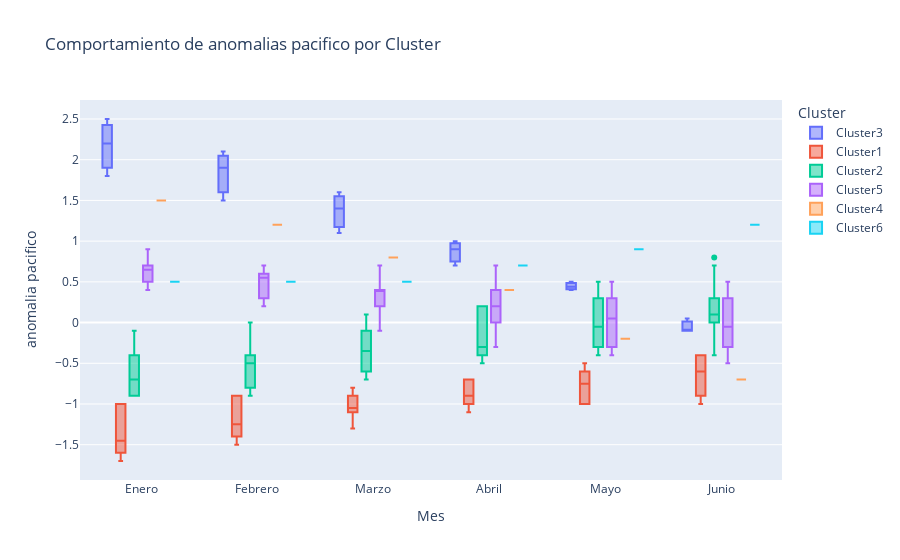

This figure's notebook cell:
### Code cell
meses_orden = ["Enero", "Febrero", "Marzo", "Abril", "Mayo", "Junio"]
df_melted['Mes'] = pd.Categorical(df_melted['Mes'], categories=meses_orden, ordered=True)

# Graficar la serie de tiempo
fig = px.box(df_melted, x='Mes', y='a_pacifico', color='ClusterPacifico', 
              labels={'Mes': 'Mes', 'a_pacifico': 'anomalia pacifico', 'ClusterPacifico': 'Cluster'},
              title='Comportamiento de anomalias pacifico por Cluster')

fig.show()

### Figure 1 — Plotly figure (JSON) as saved in the notebook; plotly's stock layout.template omitted (floating-point values rounded to 4 significant figures)
{"data": [{"alignmentgroup": "True", "hovertemplate": "Cluster=Cluster3<br>Mes=%{x}<br>anomalia pacifico=%{y}<extra></extra>", "legendgroup": "Cluster3", "marker": {"color": "#636efa"}, "name": "Cluster3", "notched": false, "offsetgroup": "Cluster3", "orientation": "v", "showlegend": true, "type": "box", "x": ["Enero", "Enero", "Enero", "Febrero", "Febrero", "Febrero", "Marzo", "Marzo", "Marzo", "Abril", "Abril", "Abril", "Mayo", "Mayo", "Mayo", "Junio", "Junio", "Junio"], "x0": " ", "xaxis": "x", "y": [2.2, 2.5, 1.8, 1.9, 2.1, 1.5, 1.4, 1.6, 1.1, 1, 0.9, 0.7, 0.5, 0.4, 0.44, -0.1, -0.1, 0.05], "y0": " ", "yaxis": "y"}, {"alignmentgroup": "True", "hovertemplate": "Cluster=Cluster1<br>Mes=%{x}<br>anomalia pacifico=%{y}<extra></extra>", "legendgroup": "Cluster1", "marker": {"color": "#EF553B"}, "name": "Cluster1", "notched": false, "offsetgroup": "Cluster1", "orientation": "v", "showlegend": true, "type": "box", "x": ["Enero", "Enero", "Enero", "Enero", "Enero", "Enero", "Febrero", "Febrero", "Febrero", "Febrero", "Febrero", "Febrero", "Marzo", "Marzo", "Marzo", "Marzo", "Marzo", "Marzo", "Abril", "Abril", "Abril", "Abril", "Abril", "Abril", "Mayo", "Mayo", "Mayo", "Mayo", "Mayo", "Mayo", "Junio", "Junio", "Junio", "Junio", "Junio", "Junio"], "x0": " ", "xaxis": "x", "y": [-1.5, -1.7, -1.6, -1.4, -1, -1, -1.3, -1.4, -1.5, -1.2, -0.9, -0.9, -1.1, -1.1, -1.3, -0.9, -0.8, -1, -1, -0.8, -1, -0.7, -0.7, -1.1, -1, -0.7, -0.8, -0.6, -0.5, -1, -1, -0.6, -0.6, -0.4, -0.4, -0.9], "y0": " ", "yaxis": "y"}, {"alignmentgroup": "True", "hovertemplate": "Cluster=Cluster2<br>Mes=%{x}<br>anomalia pacifico=%{y}<extra></extra>", "legendgroup": "Cluster2", "marker": {"color": "#00cc96"}, "name": "Cluster2", "notched": false, "offsetgroup": "Cluster2", "orientation": "v", "showlegend": true, "type": "box", "x": ["Enero", "Enero", "Enero", "Enero", "Enero", "Enero", "Enero", "Enero", "Enero", "Enero", "Febrero", "Febrero", "Febrero", "Febrero", "Febrero", "Febrero", "Febrero", "Febrero", "Febrero", "Febrero", "Marzo", "Marzo", "Marzo", "Marzo", "Marzo", "Marzo", "Marzo", "Marzo", "Marzo", "Marzo", "Abril", "Abril", "Abril", "Abril", "Abril", "Abril", "Abril", "Abril", "Abril", "Abril", "Mayo", "Mayo", "Mayo", "Mayo", "Mayo", "Mayo", "Mayo", "Mayo", "Mayo", "Mayo", "Junio", "Junio", "Junio", "Junio", "Junio", "Junio", "Junio", "Junio", "Junio", "Junio"], "x0": " ", "xaxis": "x", "y": [-0.7, -0.1, -0.9, -0.8, -0.9, -0.4, -0.4, -0.3, -0.9, -0.7, -0.5, 0, -0.8, -0.8, -0.7, -0.4, -0.5, -0.2, -0.9, -0.4, -0.4, 0.1, -0.6, -0.6, -0.6, -0.3, -0.3, 0.1, -0.7, -0.1, -0.3, 0.2, -0.4, -0.3, -0.5, -0.3, 0, 0.2, -0.5, 0.2, -0.3, 0.4, -0.1, 0, -0.3, -0.4, 0.2, 0.3, -0.2, 0.5, -0.1, 0.7, 0, 0.3, 0, -0.4, 0.2, 0.3, 0, 0.8], "y0": " ", "yaxis": "y"}, {"alignmentgroup": "True", "hovertemplate": "Cluster=Cluster5<br>Mes=%{x}<br>anomalia pacifico=%{y}<extra></extra>", "legendgroup": "Cluster5", "marker": {"color": "#ab63fa"}, "name": "Cluster5", "notched": false, "offsetgroup": "Cluster5", "orientation": "v", "showlegend": true, "type": "box", "x": ["Enero", "Enero", "Enero", "Enero", "Enero", "Enero", "Febrero", "Febrero", "Febrero", "Febrero", "Febrero", "Febrero", "Marzo", "Marzo", "Marzo", "Marzo", "Marzo", "Marzo", "Abril", "Abril", "Abril", "Abril", "Abril", "Abril", "Mayo", "Mayo", "Mayo", "Mayo", "Mayo", "Mayo", "Junio", "Junio", "Junio", "Junio", "Junio", "Junio"], "x0": " ", "xaxis": "x", "y": [0.9, 0.4, 0.6, 0.7, 0.7, 0.5, 0.6, 0.3, 0.6, 0.2, 0.7, 0.5, 0.4, 0.2, 0.4, -0.1, 0.7, 0.4, 0, 0.2, 0.4, -0.3, 0.7, 0.2, -0.3, 0.2, 0.3, -0.4, 0.5, -0.1, -0.2, 0.3, 0.1, -0.5, 0.5, -0.3], "y0": " ", "yaxis": "y"}, {"alignmentgroup": "True", "hovertemplate": "Cluster=Cluster4<br>Mes=%{x}<br>anomalia pacifico=%{y}<extra></extra>", "legendgroup": "Cluster4", "marker": {"color": "#FFA15A"}, "name": "Cluster4", "notched": false, "offsetgroup": "Cluster4", "orientation": "v", "showlegend": true, "type": "box", "x": ["Enero", "Febrero", "Marzo", "Abril", "Mayo", "Junio"], "x0": " ", "xaxis": "x", "y": [1.5, 1.2, 0.8, 0.4, -0.2, -0.7], "y0": " ", "yaxis": "y"}, {"alignmentgroup": "True", "hovertemplate": "Cluster=Cluster6<br>Mes=%{x}<br>anomalia pacifico=%{y}<extra></extra>", "legendgroup": "Cluster6", "marker": {"color": "#19d3f3"}, "name": "Cluster6", "notched": false, "offsetgroup": "Cluster6", "orientation": "v", "showlegend": true, "type": "box", "x": ["Enero", "Febrero", "Marzo", "Abril", "Mayo", "Junio"], "x0": " ", "xaxis": "x", "y": [0.5, 0.5, 0.5, 0.7, 0.9, 1.2], "y0": " ", "yaxis": "y"}], "layout": {"boxmode": "group", "legend": {"title": {"text": "Cluster"}, "tracegroupgap": 0}, "title": {"text": "Comportamiento de anomalias pacifico por Cluster"}, "xaxis": {"anchor": "y", "domain": [0, 1], "title": {"text": "Mes"}}, "yaxis": {"anchor": "x", "domain": [0, 1], "title": {"text": "anomalia pacifico"}}}}
